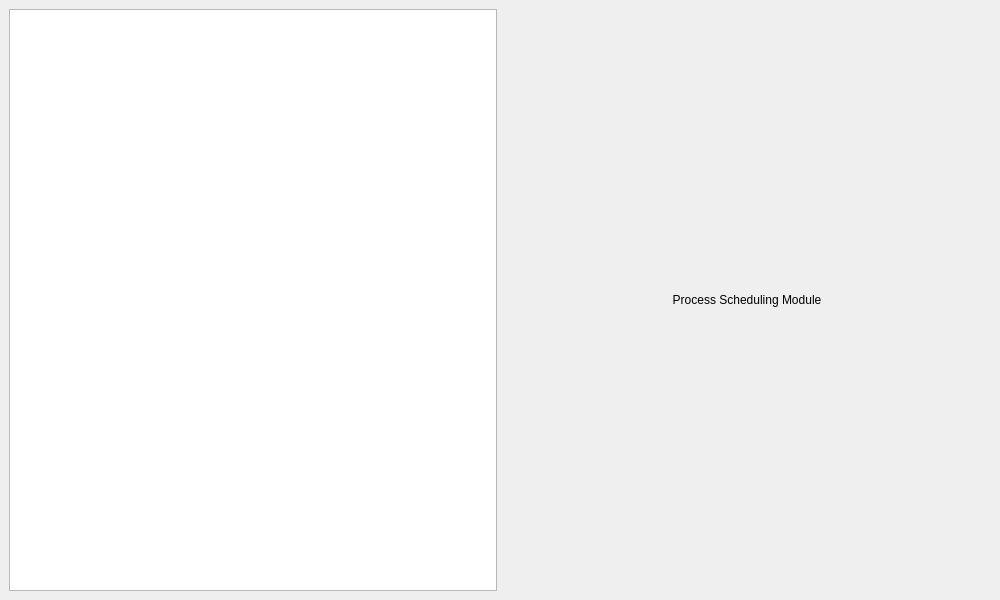
<?xml version="1.0" encoding="UTF-8"?>
<ui version="4.0">
 <class>MainWindow</class>
 <widget class="QMainWindow" name="MainWindow">
  <property name="geometry">
   <rect>
    <x>0</x>
    <y>0</y>
    <width>1000</width>
    <height>600</height>
   </rect>
  </property>
  <property name="windowTitle">
   <string>Mini OS Simulator</string>
  </property>
  <widget class="QWidget" name="centralwidget">
   <layout class="QHBoxLayout" name="horizontalLayout">
    <item>
     <widget class="QListWidget" name="menuList"/>
    </item>
    <item>
     <widget class="QStackedWidget" name="stackedWidgets">
      <widget class="QWidget" name="processWidget">
       <layout class="QVBoxLayout" name="verticalLayoutProcess">
        <item>
         <widget class="QLabel" name="processLabel">
          <property name="text">
           <string>Process Scheduling Module</string>
          </property>
          <property name="alignment">
           <set>Qt::AlignCenter</set>
          </property>
         </widget>
        </item>
       </layout>
      </widget>
      <widget class="QWidget" name="syncWidget">
       <layout class="QVBoxLayout" name="verticalLayoutSync">
        <item>
         <widget class="QLabel" name="syncLabel">
          <property name="text">
           <string>Process Synchronization Module</string>
          </property>
          <property name="alignment">
           <set>Qt::AlignCenter</set>
          </property>
         </widget>
        </item>
       </layout>
      </widget>
      <widget class="QWidget" name="memoryWidget">
       <layout class="QVBoxLayout" name="verticalLayoutMemory">
        <item>
         <widget class="QLabel" name="memoryLabel">
          <property name="text">
           <string>Memory Management Module</string>
          </property>
          <property name="alignment">
           <set>Qt::AlignCenter</set>
          </property>
         </widget>
        </item>
       </layout>
      </widget>
      <widget class="QWidget" name="fileWidget">
       <layout class="QVBoxLayout" name="verticalLayoutFile">
        <item>
         <widget class="QLabel" name="fileLabel">
          <property name="text">
           <string>File System Module</string>
          </property>
          <property name="alignment">
           <set>Qt::AlignCenter</set>
          </property>
         </widget>
        </item>
       </layout>
      </widget>
     </widget>
    </item>
   </layout>
  </widget>
 </widget>
 <resources/>
 <connections/>
</ui>
